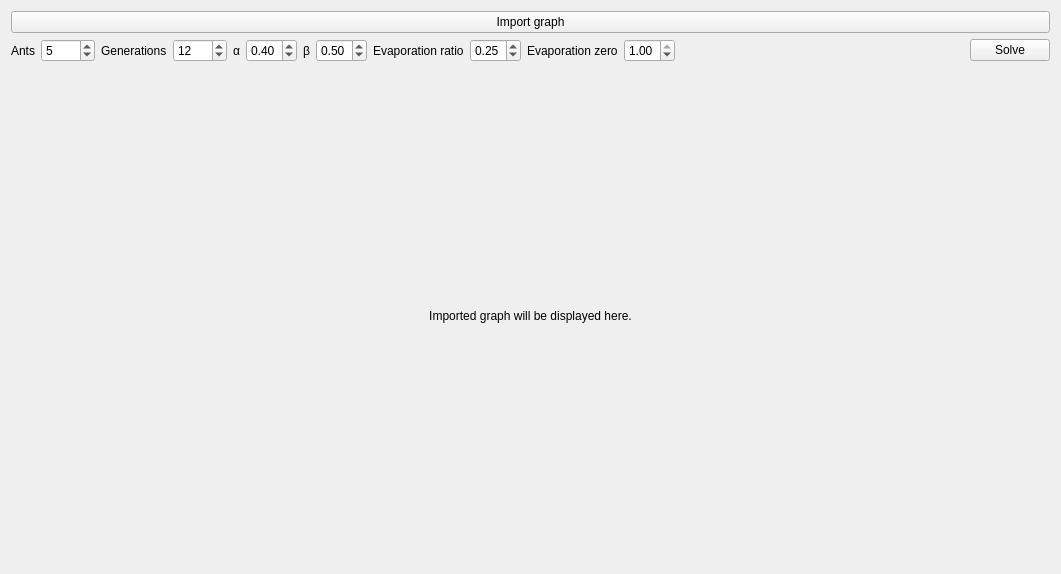
<?xml version="1.0" encoding="UTF-8"?>
<ui version="4.0">
 <class>MainWindow</class>
 <widget class="QMainWindow" name="MainWindow">
  <property name="windowModality">
   <enum>Qt::ApplicationModal</enum>
  </property>
  <property name="geometry">
   <rect>
    <x>0</x>
    <y>0</y>
    <width>1061</width>
    <height>574</height>
   </rect>
  </property>
  <property name="sizePolicy">
   <sizepolicy hsizetype="Preferred" vsizetype="Preferred">
    <horstretch>0</horstretch>
    <verstretch>0</verstretch>
   </sizepolicy>
  </property>
  <property name="windowTitle">
   <string>Ant Colony Graph Solver</string>
  </property>
  <widget class="QWidget" name="centralWidget">
   <layout class="QVBoxLayout" name="verticalLayout">
    <item>
     <layout class="QHBoxLayout" name="horizontalLayout">
      <item>
       <widget class="QPushButton" name="importButton">
        <property name="text">
         <string>Import graph</string>
        </property>
       </widget>
      </item>
     </layout>
    </item>
    <item>
     <layout class="QHBoxLayout" name="horizontalLayout_2" stretch="0,0,0,0,0,0,0,0,0,0,0,0,0,0">
      <item>
       <widget class="QLabel" name="label">
        <property name="sizePolicy">
         <sizepolicy hsizetype="Maximum" vsizetype="Preferred">
          <horstretch>0</horstretch>
          <verstretch>0</verstretch>
         </sizepolicy>
        </property>
        <property name="text">
         <string>Ants</string>
        </property>
       </widget>
      </item>
      <item>
       <widget class="QSpinBox" name="antsQuantitySpinBox">
        <property name="sizePolicy">
         <sizepolicy hsizetype="Maximum" vsizetype="Fixed">
          <horstretch>0</horstretch>
          <verstretch>0</verstretch>
         </sizepolicy>
        </property>
        <property name="minimum">
         <number>1</number>
        </property>
        <property name="maximum">
         <number>9999</number>
        </property>
        <property name="value">
         <number>5</number>
        </property>
       </widget>
      </item>
      <item>
       <widget class="QLabel" name="label_2">
        <property name="sizePolicy">
         <sizepolicy hsizetype="Maximum" vsizetype="Preferred">
          <horstretch>0</horstretch>
          <verstretch>0</verstretch>
         </sizepolicy>
        </property>
        <property name="text">
         <string>Generations</string>
        </property>
       </widget>
      </item>
      <item>
       <widget class="QSpinBox" name="generationsQuantitySpinBox">
        <property name="sizePolicy">
         <sizepolicy hsizetype="Maximum" vsizetype="Fixed">
          <horstretch>0</horstretch>
          <verstretch>0</verstretch>
         </sizepolicy>
        </property>
        <property name="minimum">
         <number>1</number>
        </property>
        <property name="maximum">
         <number>9999</number>
        </property>
        <property name="value">
         <number>12</number>
        </property>
       </widget>
      </item>
      <item>
       <widget class="QLabel" name="label_3">
        <property name="sizePolicy">
         <sizepolicy hsizetype="Maximum" vsizetype="Preferred">
          <horstretch>0</horstretch>
          <verstretch>0</verstretch>
         </sizepolicy>
        </property>
        <property name="text">
         <string>α</string>
        </property>
       </widget>
      </item>
      <item>
       <widget class="QDoubleSpinBox" name="alphaSpinBox">
        <property name="sizePolicy">
         <sizepolicy hsizetype="Maximum" vsizetype="Fixed">
          <horstretch>0</horstretch>
          <verstretch>0</verstretch>
         </sizepolicy>
        </property>
        <property name="maximum">
         <double>1.000000000000000</double>
        </property>
        <property name="singleStep">
         <double>0.010000000000000</double>
        </property>
        <property name="value">
         <double>0.400000000000000</double>
        </property>
       </widget>
      </item>
      <item>
       <widget class="QLabel" name="label_4">
        <property name="sizePolicy">
         <sizepolicy hsizetype="Maximum" vsizetype="Preferred">
          <horstretch>0</horstretch>
          <verstretch>0</verstretch>
         </sizepolicy>
        </property>
        <property name="text">
         <string>β</string>
        </property>
       </widget>
      </item>
      <item>
       <widget class="QDoubleSpinBox" name="betaSpinBox">
        <property name="sizePolicy">
         <sizepolicy hsizetype="Maximum" vsizetype="Fixed">
          <horstretch>0</horstretch>
          <verstretch>0</verstretch>
         </sizepolicy>
        </property>
        <property name="maximum">
         <double>1.000000000000000</double>
        </property>
        <property name="singleStep">
         <double>0.010000000000000</double>
        </property>
        <property name="value">
         <double>0.500000000000000</double>
        </property>
       </widget>
      </item>
      <item>
       <widget class="QLabel" name="label_5">
        <property name="sizePolicy">
         <sizepolicy hsizetype="Maximum" vsizetype="Preferred">
          <horstretch>0</horstretch>
          <verstretch>0</verstretch>
         </sizepolicy>
        </property>
        <property name="text">
         <string>Evaporation ratio</string>
        </property>
       </widget>
      </item>
      <item>
       <widget class="QDoubleSpinBox" name="evaportationRatioSpinBox">
        <property name="sizePolicy">
         <sizepolicy hsizetype="Maximum" vsizetype="Fixed">
          <horstretch>0</horstretch>
          <verstretch>0</verstretch>
         </sizepolicy>
        </property>
        <property name="maximum">
         <double>1.000000000000000</double>
        </property>
        <property name="singleStep">
         <double>0.010000000000000</double>
        </property>
        <property name="value">
         <double>0.250000000000000</double>
        </property>
       </widget>
      </item>
      <item>
       <widget class="QLabel" name="label_6">
        <property name="sizePolicy">
         <sizepolicy hsizetype="Maximum" vsizetype="Preferred">
          <horstretch>0</horstretch>
          <verstretch>0</verstretch>
         </sizepolicy>
        </property>
        <property name="text">
         <string>Evaporation zero</string>
        </property>
       </widget>
      </item>
      <item>
       <widget class="QDoubleSpinBox" name="pheromoneZeroSpinBox">
        <property name="sizePolicy">
         <sizepolicy hsizetype="Maximum" vsizetype="Fixed">
          <horstretch>0</horstretch>
          <verstretch>0</verstretch>
         </sizepolicy>
        </property>
        <property name="maximum">
         <double>1.000000000000000</double>
        </property>
        <property name="singleStep">
         <double>0.010000000000000</double>
        </property>
        <property name="value">
         <double>1.000000000000000</double>
        </property>
       </widget>
      </item>
      <item>
       <spacer name="horizontalSpacer">
        <property name="orientation">
         <enum>Qt::Horizontal</enum>
        </property>
        <property name="sizeHint" stdset="0">
         <size>
          <width>40</width>
          <height>20</height>
         </size>
        </property>
       </spacer>
      </item>
      <item>
       <widget class="QPushButton" name="solveButton">
        <property name="text">
         <string>Solve</string>
        </property>
       </widget>
      </item>
     </layout>
    </item>
    <item>
     <widget class="GraphView" name="frameLabel">
      <property name="sizePolicy">
       <sizepolicy hsizetype="Fixed" vsizetype="MinimumExpanding">
        <horstretch>0</horstretch>
        <verstretch>0</verstretch>
       </sizepolicy>
      </property>
      <property name="minimumSize">
       <size>
        <width>1</width>
        <height>200</height>
       </size>
      </property>
      <property name="maximumSize">
       <size>
        <width>1472</width>
        <height>828</height>
       </size>
      </property>
      <property name="cursor">
       <cursorShape>ArrowCursor</cursorShape>
      </property>
      <property name="text">
       <string>Imported graph will be displayed here.</string>
      </property>
      <property name="scaledContents">
       <bool>true</bool>
      </property>
      <property name="alignment">
       <set>Qt::AlignCenter</set>
      </property>
     </widget>
    </item>
   </layout>
  </widget>
 </widget>
 <layoutdefault spacing="6" margin="11"/>
 <customwidgets>
  <customwidget>
   <class>GraphView</class>
   <extends>QLabel</extends>
   <header>graphview.h</header>
  </customwidget>
 </customwidgets>
 <resources/>
 <connections/>
</ui>
